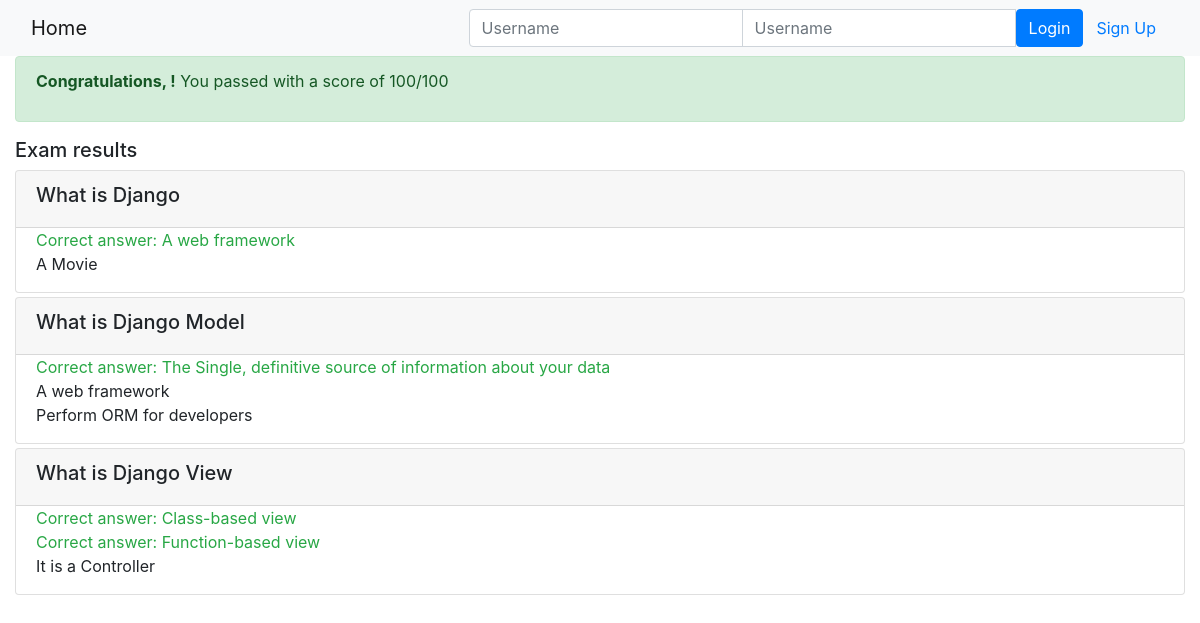
Page /onlinecourse/course/1/submission/1/result/ on the committed database.
### onlinecourse/models.py (models this page shows, shortened)
class Question(models.Model):
    course = models.ForeignKey(Course, on_delete=models.CASCADE)
    question_text = models.CharField(max_length=200, default="Type your quesiton here.")
    grade = models.IntegerField(default=0)
    def __str__(self):
        return self.question_text

class Choice(models.Model):
    question = models.ForeignKey(Question, on_delete=models.CASCADE)
    choice_text = models.CharField(max_length=100)
    is_correct  = models.BooleanField(default=False)
    def __str__(self):
        return self.choice_text

### onlinecourse/views.py (the view)
# urls.py: path('course/<int:course_id>/submission/<int:submission_id>/result/', views.show_exam_result, name='exam_result'),
def show_exam_result(request, course_id, submission_id):
    context = {}
    course = get_object_or_404(Course, pk=course_id)
    submission = Submission.objects.get(id=submission_id)
    choices = submission.choices.all()
    total_score = 0
    for choice in choices:
        if choice.is_correct:
            total_score += choice.question.grade
        else:
            total_score -= choice.question.grade
    context['course'] = course
    context['grade'] = total_score
    context['choices'] = choices
    return render(request, 'onlinecourse/exam_result_bootstrap.html', context)

### onlinecourse/templates/onlinecourse/exam_result_bootstrap.html (shortened to what this page needs)
<!DOCTYPE html>
<html lang="en">
<head>
    {% load static %}
    <link rel="stylesheet" href="https://maxcdn.bootstrapcdn.com/bootstrap/4.5.2/css/bootstrap.min.css">
</head>
<body>
 <nav class="navbar navbar-light bg-light">
    <div class="container-fluid">
        <div class="navbar-header">
              <a class="navbar-brand" href="{% url 'onlinecourse:index' %}">Home</a>
        </div>
        <ul class="nav navbar-nav navbar-right">
            {% if user.is_authenticated %}
            <li>
                <a class="btn btn-link" href="#">{{ user.first_name }}({{ user.username }})</a>
                <a class="btn btn-link" href="{% url 'onlinecourse:logout' %}">Logout</a>
            </li>
            {% else %}
            <li>
                <form class="form-inline" action="{% url 'onlinecourse:login' %}" method="post">
                    <div class="input-group">
                        <input type="text" class="form-control" placeholder="Username" name="username" >
                        <input type="password" class="form-control" placeholder="Username" name="psw" >
                        <button class="btn btn-primary" type="submit">Login</button>
                        <a class="btn btn-link" href="{% url 'onlinecourse:registration' %}">Sign Up</a>
                    </div>
                </form>
            </li>
            {% endif %}
        </ul>
    </div>
</nav>
<div class="container-fluid">
    {% if grade > 80 %}
    <div class="alert alert-success">
       <div>
           <p><strong>Congratulations, {{user.first_name}}!</strong> You passed with a score of {{grade}}/100</p>
       </div>
    </div>
        {% else %}
        <div class="alert alert-danger">
            <p><strong>Failed</strong>  Sorry {{user.first_name}}, you failed with a score of {{grade}}/100</p>
        </div>
        <a class="btn btn-link text-danger" href="{% url 'onlinecourse:course_details' course.id %}">Re-test</a>
        {% endif %}
        <div class="card-columns-vertical mt-1">
        <h5 class="">Exam results</h5>
            {% for question in course.question_set.all %}
            <div class="card mt-1">
                <div class="card-header"><h5>{{ question }}</h5></div>
                <div class="form-group">
                    {% for choice in question.choice_set.all %}
                    <div class="form-check">
                        {% if choice.is_correct and choice in choices %}
                        <div class="text-success">Correct answer: {{ choice }}</div>
                        {% else %}{% if choice.is_correct and not choice in choices %}
                        <div class="text-warning">Not selected: {{ choice }}</div>
                        {% else %}{% if not choice.is_correct and choice in choices %}
                        <div class="text-danger">Wrong answer: {{ choice }} -25pts</div>
                        {% else %}
                        <div>{{ choice }}</div>
                        {% endif %}{% endif %}{% endif %}
                    </div>
                    {% endfor %}
                </div>
            </div>
            {% endfor %}
        </div>
    </div>
</body>
</html>

### rows in the picture
Question: question_text "What is Django"
Choice: choice_text "A web framework"
Choice: choice_text "A Movie"
Question: question_text "What is Django Model"
Choice: choice_text "The Single, definitive source of information about your data"
Choice: choice_text "A web framework"
Choice: choice_text "Perform ORM for developers"
Question: question_text "What is Django View"
Choice: choice_text "Class-based view"
Choice: choice_text "Function-based view"
Choice: choice_text "It is a Controller"

### other values in the picture
{{ grade }} "100"
